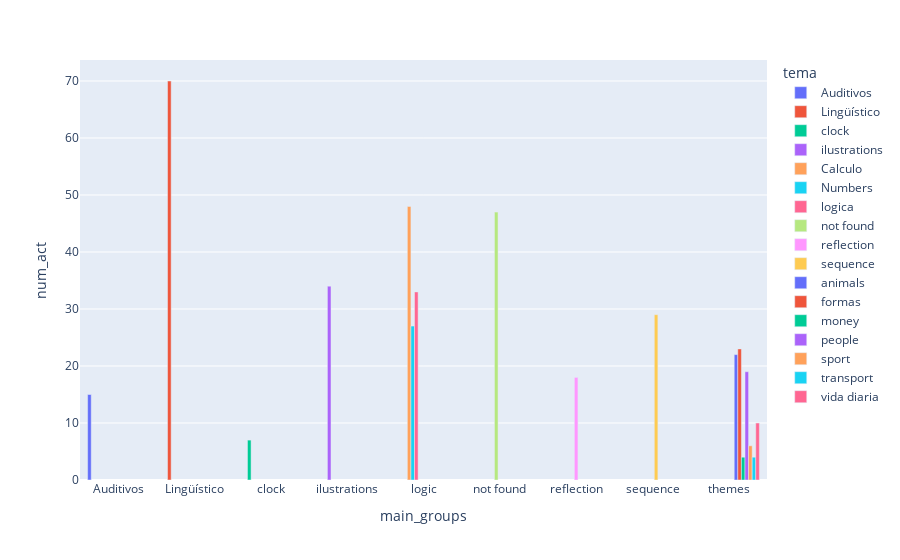

Notebook cell for this chart:
### Code cell
import plotly.express as px
px.bar(
    data_frame = clf_f3.groupby(["main_groups", "tema"])["activity_id"].nunique().reset_index(name = "num_act"),
    x = "main_groups",
    y = "num_act",
    color = "tema",
    barmode = "group",
)

### Figure 1 — Plotly figure (JSON) as saved in the notebook; plotly's stock layout.template omitted (floating-point values rounded to 4 significant figures)
{"data": [{"alignmentgroup": "True", "hovertemplate": "tema=Auditivos<br>main_groups=%{x}<br>num_act=%{y}<extra></extra>", "legendgroup": "Auditivos", "marker": {"color": "#636efa", "pattern": {"shape": ""}}, "name": "Auditivos", "offsetgroup": "Auditivos", "orientation": "v", "showlegend": true, "textposition": "auto", "type": "bar", "x": ["Auditivos"], "xaxis": "x", "y": [15], "yaxis": "y"}, {"alignmentgroup": "True", "hovertemplate": "tema=Lingüístico<br>main_groups=%{x}<br>num_act=%{y}<extra></extra>", "legendgroup": "Lingüístico", "marker": {"color": "#EF553B", "pattern": {"shape": ""}}, "name": "Lingüístico", "offsetgroup": "Lingüístico", "orientation": "v", "showlegend": true, "textposition": "auto", "type": "bar", "x": ["Lingüístico"], "xaxis": "x", "y": [70], "yaxis": "y"}, {"alignmentgroup": "True", "hovertemplate": "tema=clock<br>main_groups=%{x}<br>num_act=%{y}<extra></extra>", "legendgroup": "clock", "marker": {"color": "#00cc96", "pattern": {"shape": ""}}, "name": "clock", "offsetgroup": "clock", "orientation": "v", "showlegend": true, "textposition": "auto", "type": "bar", "x": ["clock"], "xaxis": "x", "y": [7], "yaxis": "y"}, {"alignmentgroup": "True", "hovertemplate": "tema=ilustrations<br>main_groups=%{x}<br>num_act=%{y}<extra></extra>", "legendgroup": "ilustrations", "marker": {"color": "#ab63fa", "pattern": {"shape": ""}}, "name": "ilustrations", "offsetgroup": "ilustrations", "orientation": "v", "showlegend": true, "textposition": "auto", "type": "bar", "x": ["ilustrations"], "xaxis": "x", "y": [34], "yaxis": "y"}, {"alignmentgroup": "True", "hovertemplate": "tema=Calculo<br>main_groups=%{x}<br>num_act=%{y}<extra></extra>", "legendgroup": "Calculo", "marker": {"color": "#FFA15A", "pattern": {"shape": ""}}, "name": "Calculo", "offsetgroup": "Calculo", "orientation": "v", "showlegend": true, "textposition": "auto", "type": "bar", "x": ["logic"], "xaxis": "x", "y": [48], "yaxis": "y"}, {"alignmentgroup": "True", "hovertemplate": "tema=Numbers<br>main_groups=%{x}<br>num_act=%{y}<extra></extra>", "legendgroup": "Numbers", "marker": {"color": "#19d3f3", "pattern": {"shape": ""}}, "name": "Numbers", "offsetgroup": "Numbers", "orientation": "v", "showlegend": true, "textposition": "auto", "type": "bar", "x": ["logic"], "xaxis": "x", "y": [27], "yaxis": "y"}, {"alignmentgroup": "True", "hovertemplate": "tema=logica<br>main_groups=%{x}<br>num_act=%{y}<extra></extra>", "legendgroup": "logica", "marker": {"color": "#FF6692", "pattern": {"shape": ""}}, "name": "logica", "offsetgroup": "logica", "orientation": "v", "showlegend": true, "textposition": "auto", "type": "bar", "x": ["logic"], "xaxis": "x", "y": [33], "yaxis": "y"}, {"alignmentgroup": "True", "hovertemplate": "tema=not found<br>main_groups=%{x}<br>num_act=%{y}<extra></extra>", "legendgroup": "not found", "marker": {"color": "#B6E880", "pattern": {"shape": ""}}, "name": "not found", "offsetgroup": "not found", "orientation": "v", "showlegend": true, "textposition": "auto", "type": "bar", "x": ["not found"], "xaxis": "x", "y": [47], "yaxis": "y"}, {"alignmentgroup": "True", "hovertemplate": "tema=reflection<br>main_groups=%{x}<br>num_act=%{y}<extra></extra>", "legendgroup": "reflection", "marker": {"color": "#FF97FF", "pattern": {"shape": ""}}, "name": "reflection", "offsetgroup": "reflection", "orientation": "v", "showlegend": true, "textposition": "auto", "type": "bar", "x": ["reflection"], "xaxis": "x", "y": [18], "yaxis": "y"}, {"alignmentgroup": "True", "hovertemplate": "tema=sequence<br>main_groups=%{x}<br>num_act=%{y}<extra></extra>", "legendgroup": "sequence", "marker": {"color": "#FECB52", "pattern": {"shape": ""}}, "name": "sequence", "offsetgroup": "sequence", "orientation": "v", "showlegend": true, "textposition": "auto", "type": "bar", "x": ["sequence"], "xaxis": "x", "y": [29], "yaxis": "y"}, {"alignmentgroup": "True", "hovertemplate": "tema=animals<br>main_groups=%{x}<br>num_act=%{y}<extra></extra>", "legendgroup": "animals", "marker": {"color": "#636efa", "pattern": {"shape": ""}}, "name": "animals", "offsetgroup": "animals", "orientation": "v", "showlegend": true, "textposition": "auto", "type": "bar", "x": ["themes"], "xaxis": "x", "y": [22], "yaxis": "y"}, {"alignmentgroup": "True", "hovertemplate": "tema=formas<br>main_groups=%{x}<br>num_act=%{y}<extra></extra>", "legendgroup": "formas", "marker": {"color": "#EF553B", "pattern": {"shape": ""}}, "name": "formas", "offsetgroup": "formas", "orientation": "v", "showlegend": true, "textposition": "auto", "type": "bar", "x": ["themes"], "xaxis": "x", "y": [23], "yaxis": "y"}, {"alignmentgroup": "True", "hovertemplate": "tema=money<br>main_groups=%{x}<br>num_act=%{y}<extra></extra>", "legendgroup": "money", "marker": {"color": "#00cc96", "pattern": {"shape": ""}}, "name": "money", "offsetgroup": "money", "orientation": "v", "showlegend": true, "textposition": "auto", "type": "bar", "x": ["themes"], "xaxis": "x", "y": [4], "yaxis": "y"}, {"alignmentgroup": "True", "hovertemplate": "tema=people<br>main_groups=%{x}<br>num_act=%{y}<extra></extra>", "legendgroup": "people", "marker": {"color": "#ab63fa", "pattern": {"shape": ""}}, "name": "people", "offsetgroup": "people", "orientation": "v", "showlegend": true, "textposition": "auto", "type": "bar", "x": ["themes"], "xaxis": "x", "y": [19], "yaxis": "y"}, {"alignmentgroup": "True", "hovertemplate": "tema=sport<br>main_groups=%{x}<br>num_act=%{y}<extra></extra>", "legendgroup": "sport", "marker": {"color": "#FFA15A", "pattern": {"shape": ""}}, "name": "sport", "offsetgroup": "sport", "orientation": "v", "showlegend": true, "textposition": "auto", "type": "bar", "x": ["themes"], "xaxis": "x", "y": [6], "yaxis": "y"}, {"alignmentgroup": "True", "hovertemplate": "tema=transport<br>main_groups=%{x}<br>num_act=%{y}<extra></extra>", "legendgroup": "transport", "marker": {"color": "#19d3f3", "pattern": {"shape": ""}}, "name": "transport", "offsetgroup": "transport", "orientation": "v", "showlegend": true, "textposition": "auto", "type": "bar", "x": ["themes"], "xaxis": "x", "y": [4], "yaxis": "y"}, {"alignmentgroup": "True", "hovertemplate": "tema=vida diaria<br>main_groups=%{x}<br>num_act=%{y}<extra></extra>", "legendgroup": "vida diaria", "marker": {"color": "#FF6692", "pattern": {"shape": ""}}, "name": "vida diaria", "offsetgroup": "vida diaria", "orientation": "v", "showlegend": true, "textposition": "auto", "type": "bar", "x": ["themes"], "xaxis": "x", "y": [10], "yaxis": "y"}], "layout": {"barmode": "group", "legend": {"title": {"text": "tema"}, "tracegroupgap": 0}, "margin": {"t": 60}, "xaxis": {"anchor": "y", "domain": [0, 1], "title": {"text": "main_groups"}}, "yaxis": {"anchor": "x", "domain": [0, 1], "title": {"text": "num_act"}}}}
